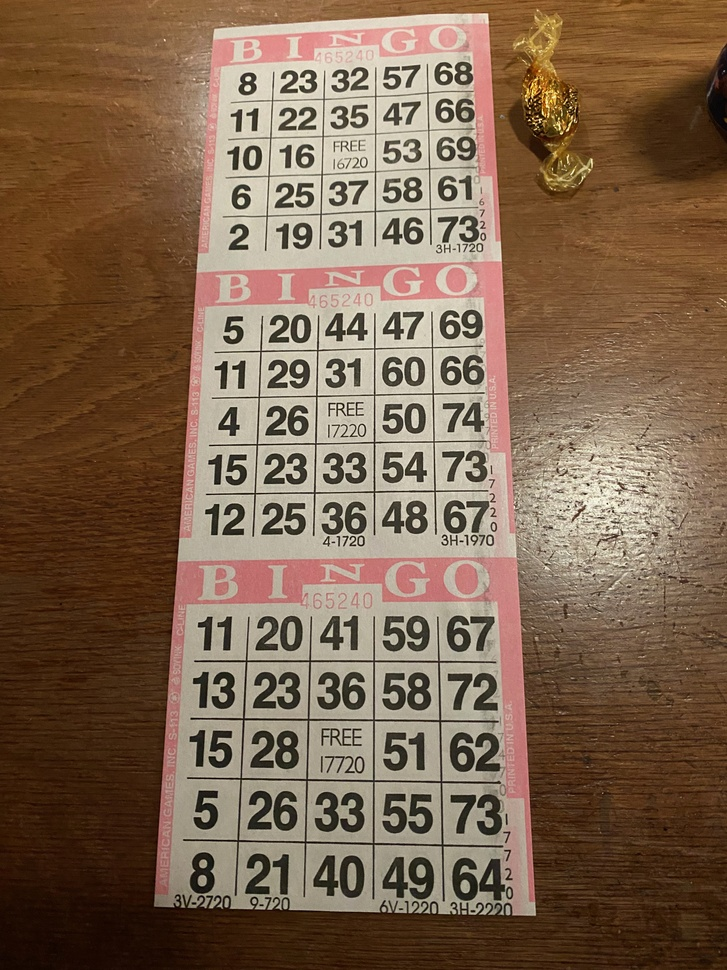
#> input picture 01_CNN_refactor/bingo_sheet.jpg, 727 x 970 px, shrunk from 3024 x 4032 before the run
$ python bingo_header_locator.py bingo_sheet.jpg bingo_sheet.jpg
#> lines starting #> are read from the running program, lines starting #| are printed output that depends on the picture; after the words box and inside, x2 and y2 are one past the last pixel; in counts of white or black regions, pixels touching at a corner belong together
"""
bingo_header_locator.py

Detects one or more "BINGO" header instances in a photographed/scanned sheet
by matching against clean flatbed-scanned template samples (one per color
variant), then projects precisely-measured column-boundary points (B|I, I|N,
N|G, G|O) from template space into scene space using the recovered
homography for each instance.

Because the homography captures rotation, scale, and perspective (keystone)
together, any point you define once on the clean template -- not just
detected keypoints -- can be carried into the photo correctly transformed.

Usage:
    python bingo_header_locator.py scene.jpg template_orange.jpg template_blue.jpg ...

Dependencies:
    pip install opencv-python numpy
"""

import sys
import cv2
import numpy as np

# ---------------------------------------------------------------------------
# 1. Define your column boundaries ONCE, as fractions of template width.
#    Measure these precisely on a clean scan (e.g. in an image editor,
#    read off pixel x / total width). Y fractions define where along the
#    header's vertical extent the point sits (0.0 = top edge, 1.0 = bottom
#    edge of the header strip you scanned).
# ---------------------------------------------------------------------------
COLUMN_BOUNDARIES_X_FRAC = {
    "B|I": 0.19,
    "I|N": 0.385,   # placeholders -- replace with your measured values
    "N|G": 0.57,
    "G|O": 0.75,
}
TOP_Y_FRAC = 0.0
BOTTOM_Y_FRAC = 1.0

# ---------------------------------------------------------------------------
# 1b. Row boundaries, expressed as fractions of the FULL CARD height (not
#     just the header crop). Origin (0.0) is the same y=0 as the header
#     template's top edge. Measure these once from a full-card reference
#     scan at the same pixel scale as your header templates.
# ---------------------------------------------------------------------------
ROW_BOUNDARIES_Y_FRAC = {
    "top_edge":       0.0,     # placeholders -- replace with your measured values
    "above_row1":     0.13,
    "row1|row2":      0.25,
    "row2|row3":      0.40,
    "row3|row4":      0.57,  # example -- measure your actual value
    "row4|row5":      0.74,  # example -- measure your actual value
    "bottom_edge":    1.0,
}

# How many header-crop-heights tall the full card is, measured once from a
# reference scan at the same pixel scale as your header templates:
#   CARD_TO_HEADER_RATIO = full_card_height_px / header_crop_height_px
##CARD_TO_HEADER_RATIO = (1132/278*2)  # placeholder -- replace with your measured value
CARD_TO_HEADER_RATIO = 8

# ---------------------------------------------------------------------------
# 2. Matching / detection tuning
# ---------------------------------------------------------------------------
RATIO_TEST_THRESHOLD = 0.75      # Lowe's ratio test
MIN_GOOD_MATCHES = 12            # below this, stop looking for more instances
RANSAC_REPROJ_THRESHOLD = 5.0
MAX_INSTANCES = 3                # you said sheets have 1-3 cards


def load_template_features(detector, template_paths):
    """Extract keypoints/descriptors for every color-variant template."""
    templates = []
    for path in template_paths:
        img = cv2.imread(path, cv2.IMREAD_GRAYSCALE)
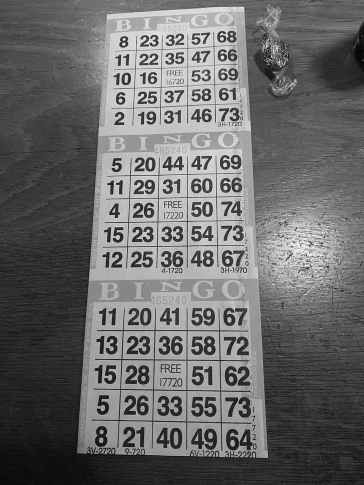
#> img: shape (970, 727) (shown at 1/2 size); min 0, max 255, mean 105.9
        if img is None:
            raise FileNotFoundError(f"Could not read template: {path}")
        kp, des = detector.detectAndCompute(img, None)
#> kp = 4317 keypoints; strongest (x, y, size): (248, 79, 3.4), (247, 88, 4), (241, 201, 4.6), (588, 484, 1.9)
        h, w = img.shape[:2]
        templates.append({
            "path": path,
            "img": img,
            "kp": kp,
            "des": des,
            "w": w,
            "h": h,
        })
    return templates


def template_boundary_points(template):
    """Return the column boundary points (top & bottom) in template pixel space."""
    w, h = template["w"], template["h"]
    pts = {}
    for name, xf in COLUMN_BOUNDARIES_X_FRAC.items():
        top = (xf * w, TOP_Y_FRAC * h)
        bot = (xf * w, BOTTOM_Y_FRAC * h)
        pts[name] = (top, bot)
    return pts


def template_row_points(template):
    """
    Return the row boundary points (left & right) in template pixel space.
    y is expressed as a fraction of the FULL CARD height, so it legitimately
    extends past the header crop's own pixel height -- that's expected and
    fine, since the homography describes the whole flat card, not just the
    cropped header region.
    """
    w, h = template["w"], template["h"]
    card_height_px = h * CARD_TO_HEADER_RATIO
    pts = {}
    for name, yf in ROW_BOUNDARIES_Y_FRAC.items():
        y = yf * card_height_px
        left = (0.0, y)
        right = (w, y)
        pts[name] = (left, right)
    return pts


def find_best_instance(matcher, template, scene_kp, scene_des, active_mask):
    """
    Match template descriptors against the currently-active subset of scene
    keypoints/descriptors, run RANSAC, and return the homography + inlier
    scene keypoint indices if a confident match is found, else None.
    """
    active_indices = np.where(active_mask)[0]
    if len(active_indices) < MIN_GOOD_MATCHES:
        return None

    sub_des = scene_des[active_indices]
    matches = matcher.knnMatch(template["des"], sub_des, k=2)

    good = []
    for pair in matches:
        if len(pair) < 2:
            continue
        m, n = pair
        if m.distance < RATIO_TEST_THRESHOLD * n.distance:
            good.append(m)

    if len(good) < MIN_GOOD_MATCHES:
        return None

    src_pts = np.float32([template["kp"][m.queryIdx].pt for m in good]).reshape(-1, 1, 2)
    # map back from sub-index to original scene keypoint index
    dst_pts = np.float32(
        [scene_kp[active_indices[m.trainIdx]].pt for m in good]
    ).reshape(-1, 1, 2)

    H, mask = cv2.findHomography(src_pts, dst_pts, cv2.RANSAC, RANSAC_REPROJ_THRESHOLD)
    if H is None:
        return None

    inlier_mask = mask.ravel().astype(bool)
    if inlier_mask.sum() < MIN_GOOD_MATCHES:
        return None

    inlier_scene_indices = active_indices[[m.trainIdx for i, m in enumerate(good) if inlier_mask[i]]]

    return {
        "H": H,
        "num_inliers": int(inlier_mask.sum()),
        "inlier_scene_indices": inlier_scene_indices,
    }


def detect_all_instances(detector, matcher, templates, scene_img):
    """
    Iteratively detect up to MAX_INSTANCES header instances in the scene,
    trying every color-variant template each round and keeping the best
    match. Matched scene keypoints are removed before the next round so the
    same physical header isn't found twice.
    """
    scene_kp, scene_des = detector.detectAndCompute(scene_img, None)
    if scene_des is None or len(scene_kp) == 0:
        return []

    active_mask = np.ones(len(scene_kp), dtype=bool)
    instances = []

    for _ in range(MAX_INSTANCES):
        best = None
        best_template = None
        for template in templates:
            result = find_best_instance(matcher, template, scene_kp, scene_des, active_mask)
            if result and (best is None or result["num_inliers"] > best["num_inliers"]):
                best = result
                best_template = template

        if best is None:
            break  # no more confident matches left

        instances.append({"H": best["H"], "template": best_template})
        active_mask[best["inlier_scene_indices"]] = False  # consume these keypoints

    return instances


def project_boundaries(instance):
    """
    Project the template's column-boundary points into scene coordinates
    for one detected header instance.
    """
    template = instance["template"]
    H = instance["H"]
    boundary_pts_template = template_boundary_points(template)

    projected = {}
    for name, (top, bot) in boundary_pts_template.items():
        pts = np.float32([top, bot]).reshape(-1, 1, 2)
        scene_pts = cv2.perspectiveTransform(pts, H).reshape(-1, 2)
        projected[name] = {
            "top": tuple(scene_pts[0]),
            "bottom": tuple(scene_pts[1]),
        }
    return projected


def project_rows(instance):
    """
    Project this instance's row-boundary points into scene coordinates.
    Unlike columns, rows don't need connecting across multiple header
    instances -- one card's own H already covers its entire grid, since the
    homography describes the whole flat card plane, not just the header crop.
    """
    template = instance["template"]
    H = instance["H"]
    row_pts_template = template_row_points(template)

    projected = {}
    for name, (left, right) in row_pts_template.items():
        pts = np.float32([left, right]).reshape(-1, 1, 2)
        scene_pts = cv2.perspectiveTransform(pts, H).reshape(-1, 2)
        projected[name] = {
            "left": tuple(scene_pts[0]),
            "right": tuple(scene_pts[1]),
        }
    return projected


def sort_instances_top_to_bottom(instances, projections):
    """Order detected headers by their vertical position on the sheet."""
    def y_key(item):
        _, proj = item
        return proj["B|I"]["top"][1]
    return sorted(zip(instances, projections), key=y_key)


def build_full_column_lines(ordered_projections, scene_height):
    """
    For each column boundary, connect the corresponding point across
    consecutive header instances to build a full line spanning the sheet.
    Extrapolates above the first header and below the last header using the
    slope from the nearest pair of points.
    """
    boundary_names = COLUMN_BOUNDARIES_X_FRAC.keys()
    lines = {}

    for name in boundary_names:
        top_points = [proj[name]["top"] for _, proj in ordered_projections]
        bottom_points = [proj[name]["bottom"] for _, proj in ordered_projections]

        # interleave top/bottom per card to get one polyline down the sheet
        polyline = []
        for t, b in zip(top_points, bottom_points):
            polyline.append(t)
            polyline.append(b)

        lines[name] = {
            "polyline": polyline,  # draw as connected segments down the sheet
        }

        # Optional: extrapolate a bit above the first / below the last point
        # using the slope between the nearest two points, in case you want
        # the line to run to the physical sheet edges.
        if len(polyline) >= 2:
            (x0, y0), (x1, y1) = polyline[0], polyline[1]
            slope = (x1 - x0) / (y1 - y0) if (y1 - y0) != 0 else 0
            top_extrap_y = 0
            top_extrap_x = x0 - slope * (y0 - top_extrap_y)
            lines[name]["extrapolated_top"] = (top_extrap_x, top_extrap_y)

            (x0, y0), (x1, y1) = polyline[-2], polyline[-1]
            slope = (x1 - x0) / (y1 - y0) if (y1 - y0) != 0 else 0
            bot_extrap_y = scene_height
            bot_extrap_x = x1 + slope * (bot_extrap_y - y1)
            lines[name]["extrapolated_bottom"] = (bot_extrap_x, bot_extrap_y)

    return lines


def draw_debug_overlay(scene_color, lines, row_projections=None):
    """Draw the computed column and row lines on a copy of the scene for visual QA."""
    overlay = scene_color.copy()
    for name, data in lines.items():
        pts = data["polyline"]
        if "extrapolated_top" in data:
            pts = [data["extrapolated_top"]] + pts
        if "extrapolated_bottom" in data:
            pts = pts + [data["extrapolated_bottom"]]
        pts_int = [(int(round(x)), int(round(y))) for x, y in pts]
        for p0, p1 in zip(pts_int, pts_int[1:]):
            cv2.line(overlay, p0, p1, (0, 0, 255), 2)  # columns in red

    if row_projections:
        for proj in row_projections:
            for name, pts in proj.items():
                left = tuple(int(round(v)) for v in pts["left"])
                right = tuple(int(round(v)) for v in pts["right"])
                cv2.line(overlay, left, right, (255, 0, 0), 2)  # rows in blue

    return overlay


def main():
    if len(sys.argv) < 3:
        print("Usage: python bingo_header_locator.py scene.jpg template1.jpg [template2.jpg ...]")
        sys.exit(1)

    scene_path = sys.argv[1]
    template_paths = sys.argv[2:]

    detector = cv2.SIFT_create()
    matcher = cv2.BFMatcher()

    templates = load_template_features(detector, template_paths)
#> templates = 1 item

    scene_color = cv2.imread(scene_path, cv2.IMREAD_COLOR)
#> scene_color is the input picture: shape (970, 727, 3); mean B, G, R 78.8, 101, 125.9
    scene_gray = cv2.cvtColor(scene_color, cv2.COLOR_BGR2GRAY)

    instances = detect_all_instances(detector, matcher, templates, scene_gray)
#> in detect_all_instances, `scene_kp, scene_des = detector.detectAndCompute(scene_img, None)`: scene_kp = 4318 keypoints; strongest (x, y, size): (248, 79, 3.4), (247, 88, 4), (241, 201, 4.6), (588, 484, 1.9)
#> after the loop in detect_all_instances, `for _ in range(MAX_INSTANCES):`: instances = 2 items
#> instances = 2 items
    print(f"Detected {len(instances)} header instance(s).")
#| Detected 2 header instance(s).

    if not instances:
        return

    projections = [project_boundaries(inst) for inst in instances]
#> projections = 2 items
    ordered = sort_instances_top_to_bottom(instances, projections)
#> ordered = 2 items

    row_projections = []
    for i, (inst, proj) in enumerate(ordered):
        print(f"\nInstance {i} (template: {inst['template']['path']}):")
        for name, pts in proj.items():
            print(f"  {name}: top={pts['top']}, bottom={pts['bottom']}")

        row_proj = project_rows(inst)
        row_projections.append(row_proj)
        print(f"  -- rows (own homography, no cross-card connection needed) --")
        for name, pts in row_proj.items():
            print(f"  {name}: left={pts['left']}, right={pts['right']}")
#> this loop made 2 passes
#> (printed output is left out)
#> after the loop, row_projections = 2 items

    lines = build_full_column_lines(ordered, scene_color.shape[0])
#> the loop in build_full_column_lines, `for name in boundary_names:` made 4 passes
#> (top_points, bottom_points) on passes 1 to 4: ([(138.1, -0.000694), (183.8, 346.5)], [(138.1, 970), (184.2, 346.4)]), ([(279.9, -0.00011), (183.8, 346.4)], [(279.9, 970), (183.9, 346.7)]), ([(414.4, 0.000444), (183.9, 346.1)], [(414.4, 970), (183.9, 346.7)]), ([(545.3, 0.000984), (184.2, 345.3)], [(545.3, 970), (183.8, 346.8)])
#> after the loop in build_full_column_lines, `for name in boundary_names:`: lines = 4 items
#> lines = 4 items
    overlay = draw_debug_overlay(scene_color, lines, row_projections)
#> the loop in draw_debug_overlay, `for name, data in lines.items():` made 4 passes
#> after the loop in draw_debug_overlay, `for name, data in lines.items():`:
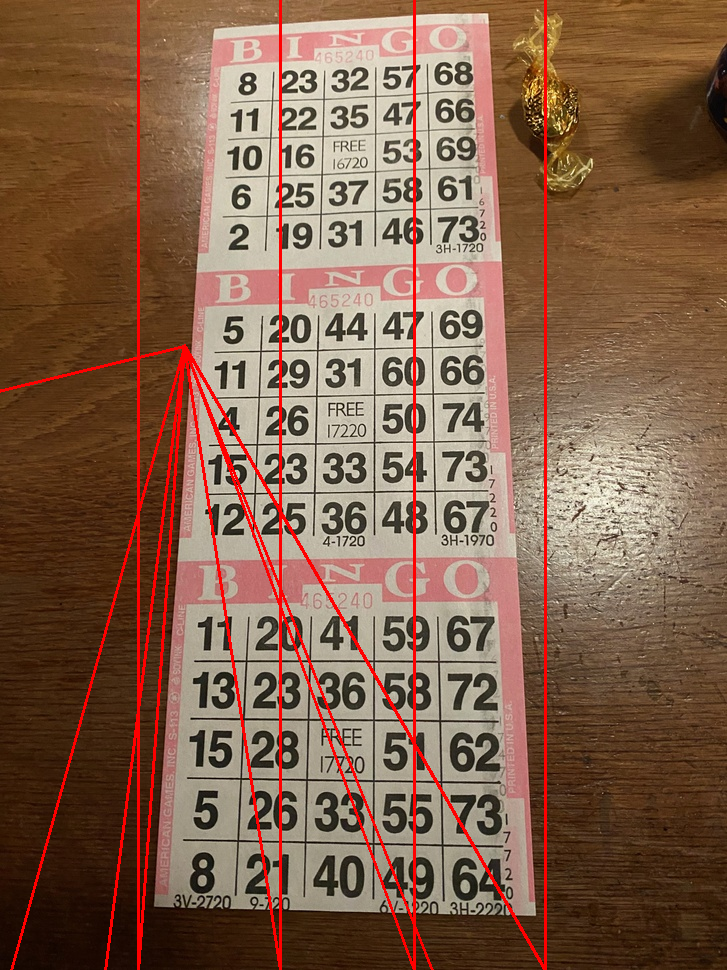
#> overlay: shape (970, 727, 3); 3.54% of pixels changed, all inside (x1, y1, x2, y2) = (0, 0, 547, 970)
#> the loop in draw_debug_overlay, `for proj in row_projections:` made 2 passes
#> after the loop in draw_debug_overlay, `for proj in row_projections:`:
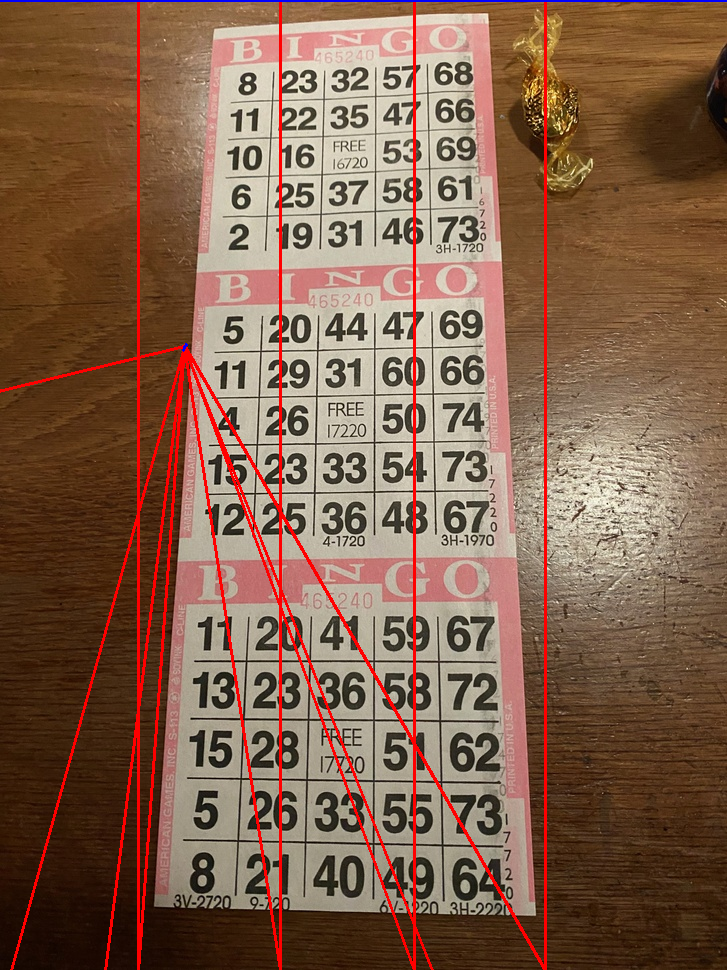
#> overlay: shape (970, 727, 3); 0.21% of pixels changed, all inside (x1, y1, x2, y2) = (0, 0, 727, 352)
    out_path = "bingo_columns_debug.png"
    cv2.imwrite(out_path, overlay)
    print(f"\nDebug overlay written to {out_path}")


if __name__ == "__main__":
    main()

$ run again, on 01_CNN_refactor/sample_bingo_cards/IMG_4901.jpeg
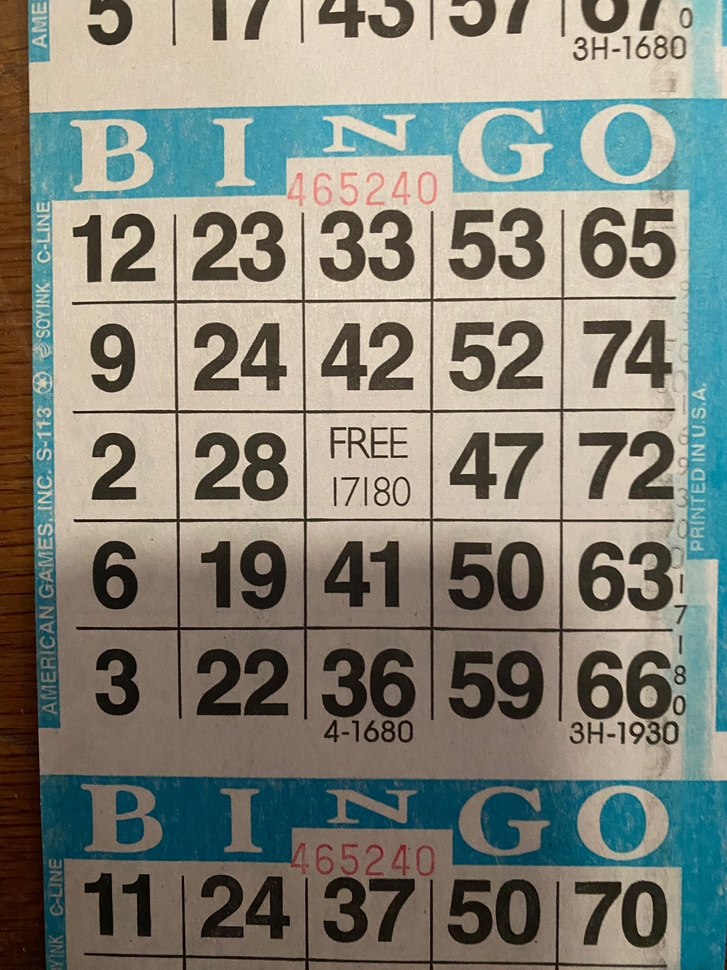
#> input picture 01_CNN_refactor/sample_bingo_cards/IMG_4901.jpeg, 727 x 970 px, shrunk from 3024 x 4032 before the run
#> in load_template_features, `img = cv2.imread(path, cv2.IMREAD_GRAYSCALE)`:
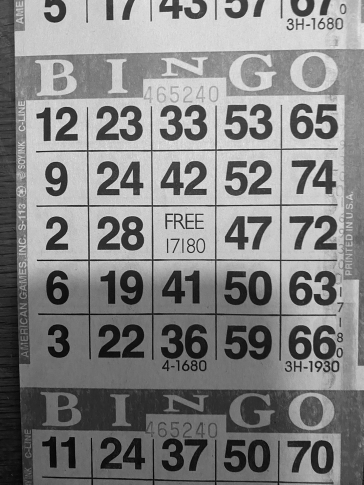
#> img: shape (970, 727) (shown at 1/2 size); min 0, max 248, mean 131.8
#> kp = 5633 keypoints; strongest (x, y, size): (265, 452, 9.2), (75, 520, 2.3), (386, 456, 2.1), (75, 412, 2.2)
#> templates = 1 item
#> in main, scene_color is the input picture: shape (970, 727, 3); mean B, G, R 122.2, 133.3, 132.6
#> scene_kp has the same summary as kp in load_template_features
#> after the loop in detect_all_instances, `for _ in range(MAX_INSTANCES):`: instances = 3 items
#| Detected 3 header instance(s).
#> the loop in main, `for i, (inst, proj) in enumerate(ordered):` made 3 passes
#> (printed output is left out)
#> the loop in build_full_column_lines, `for name in boundary_names:` made 4 passes
#> (top_points, bottom_points) on passes 1 to 4: ([(138.1, -0.000233), (147.5, 876), (280.5, 878.1)], [(138.1, 970), (147.4, 875.6), (280.7, 878.1)]), ([(279.9, -0.000198), (148.4, 881.3), (280.5, 878.1)], [(279.9, 970), (147.4, 875.7), (280.7, 878.1)]), ([(414.4, -0.000164), (147.4, 875.4), (280.3, 878.2)], [(414.4, 970), (147.4, 875.7), (280.7, 878.2)]), ([(545.2, -0.000132), (147.4, 875.6), (280.8, 878)], [(545.3, 970), (147.4, 875.7), (280.8, 878.2)])
#> after the loop in build_full_column_lines, `for name in boundary_names:`: lines = 4 items
#> the loop in draw_debug_overlay, `for name, data in lines.items():` made 4 passes
#> the loop in draw_debug_overlay, `for proj in row_projections:` made 3 passes
#> after the loop in draw_debug_overlay, `for proj in row_projections:`:
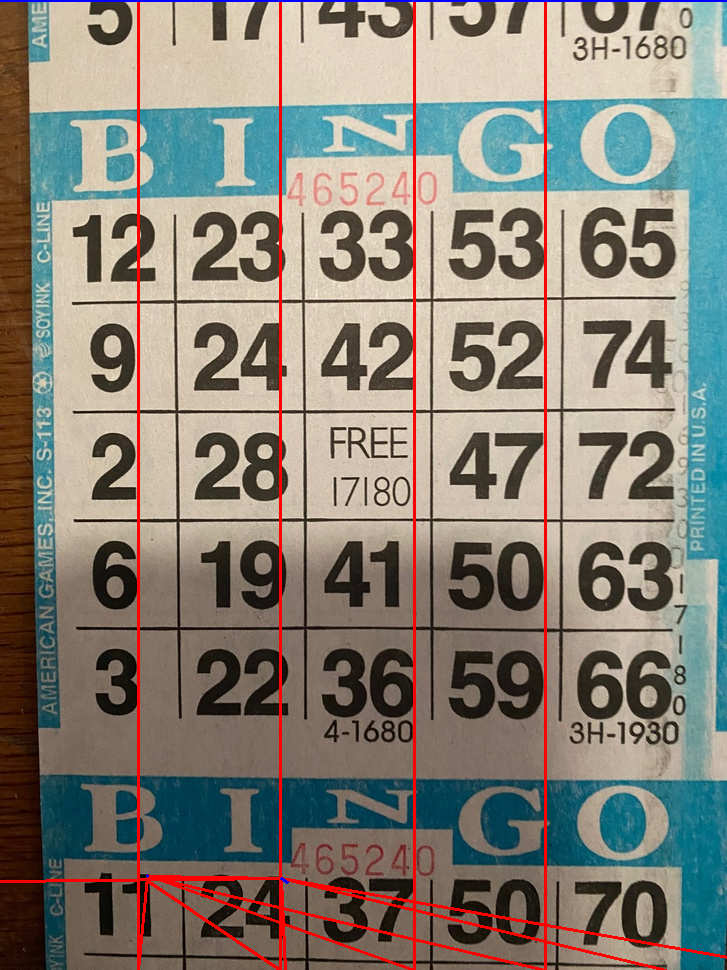
#> overlay: shape (970, 727, 3); mean B, G, R 119.7, 129.9, 135.5
